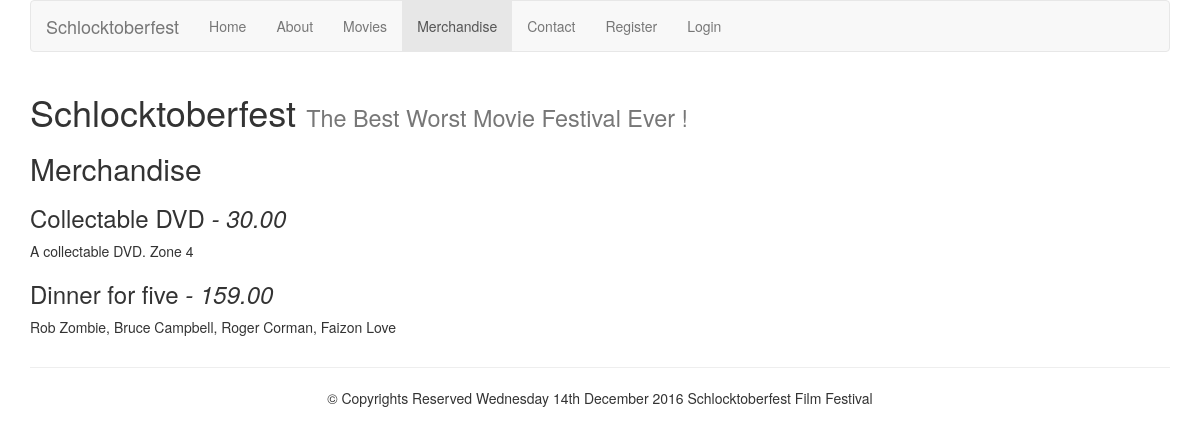
Screenshot of /?page=merchandise with the database file from the repository.
### tables this page shows
CREATE TABLE `merchandise` (
  `id` tinyint(3) UNSIGNED NOT NULL,
  `name` varchar(30) NOT NULL,
  `price` decimal(8,2) NOT NULL,
  `description` text NOT NULL
);

### App/Views/MerchandiseView.php (called while the page is built, shortened)
<?php
Class MerchandiseView extends View
{
	public function render(){
		include "templates/master.inc.php";
	}
	public function content(){
		extract($this->data);
		include "templates/merchandise.inc.php";
	}
}

### App/Controllers/MerchandiseController.php (called while the page is built, shortened)
<?php
Class MerchandiseController
{
	public function showAll(){
		$merchandise = new MerchandiseModel();
		$merchandiseList = $merchandise->showAll();
		$view = new MerchandiseView(compact('merchandiseList'));
     	$view->render();
	}
}

### index.php (called while the page is built, shortened)
<?php
  require "routes.php";

### App/Models/DatabaseModel.php (called while the page is built, shortened)
<?php
abstract Class DatabaseModel
{
	protected static function getDatabaseConnection(){
		$dsn = 'mysql:host=localhost;dbname=Schlocktober;charset=utf8';
		$dbc = new PDO($dsn, 'root', '');
		$dbc->setAttribute(PDO::ATTR_ERRMODE, PDO::ERRMODE_EXCEPTION);
		$dbc->setAttribute(PDO::ATTR_EMULATE_PREPARES, false);
		return $dbc;
	}
	public function showAll(){
		$db = $this->getDatabaseConnection();
		$sql = "SELECT " . implode(',', static::$columns). " FROM " . static::$tablename;
		$statement = $db->prepare($sql);
		$result = $statement->execute();
		$moviesArray = [];
		while ($record = $statement->fetch(PDO::FETCH_ASSOC)){
			array_push($moviesArray, $record);
		}
		return $moviesArray;
	}
}

### templates/merchandise.inc.php (the view)
<div class="row">
<div class="col-xs-12">
  <h1>Schlocktoberfest <small>The Best Worst Movie Festival Ever !</small></h1>
  <h2>Merchandise</h2>
  <?php foreach($merchandiseList as $merchandise):?>
  		<h3><?= $merchandise['name'];?><i><?=' - '. $merchandise['price'] ;?></i></h3>
  		<p><?= $merchandise['description'];?></p>
  <?php endforeach; ?>
</div>
</div>

### rows the page displays
merchandise: name "Collectable DVD", price "30.00", description "A collectable DVD. Zone 4"
merchandise: name "Dinner for five", price "159.00", description "Rob Zombie, Bruce Campbell, Roger Corman, Faizon Love"
